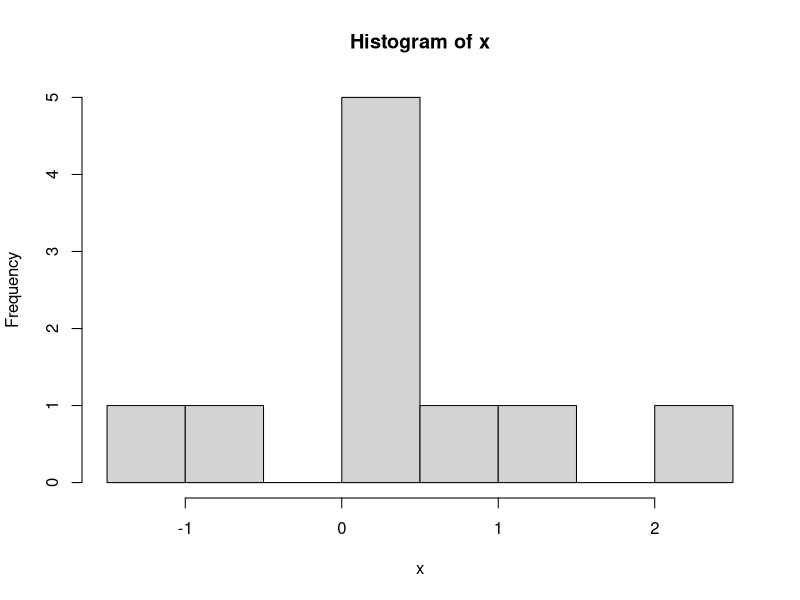

The R source for this figure:
## ---- chunk 1
knitr::opts_chunk$set(fig.path = "static/img/")
## ---- chunk 2
x <- rnorm(10)
x
## ---- chunk 3
hist(x)
